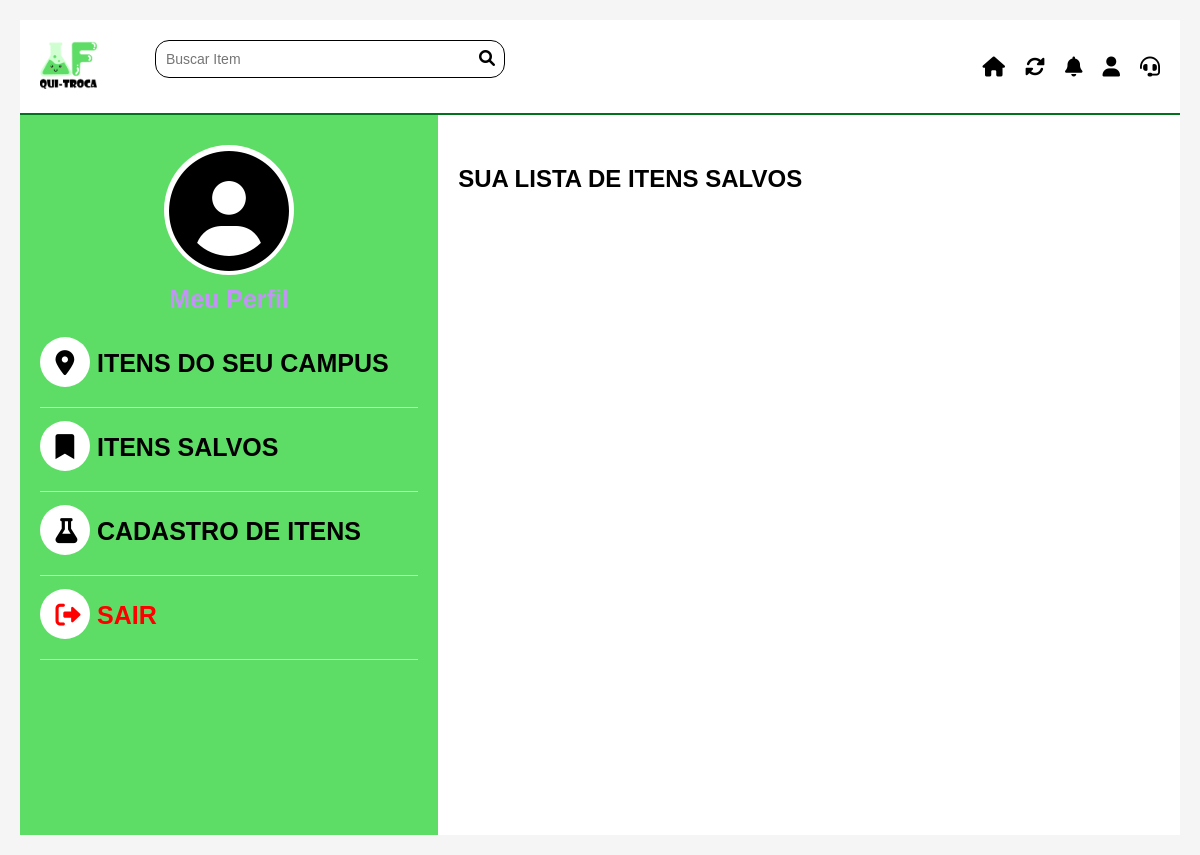
Page /pag_troca/salvos (signed in) on the earlier database version.
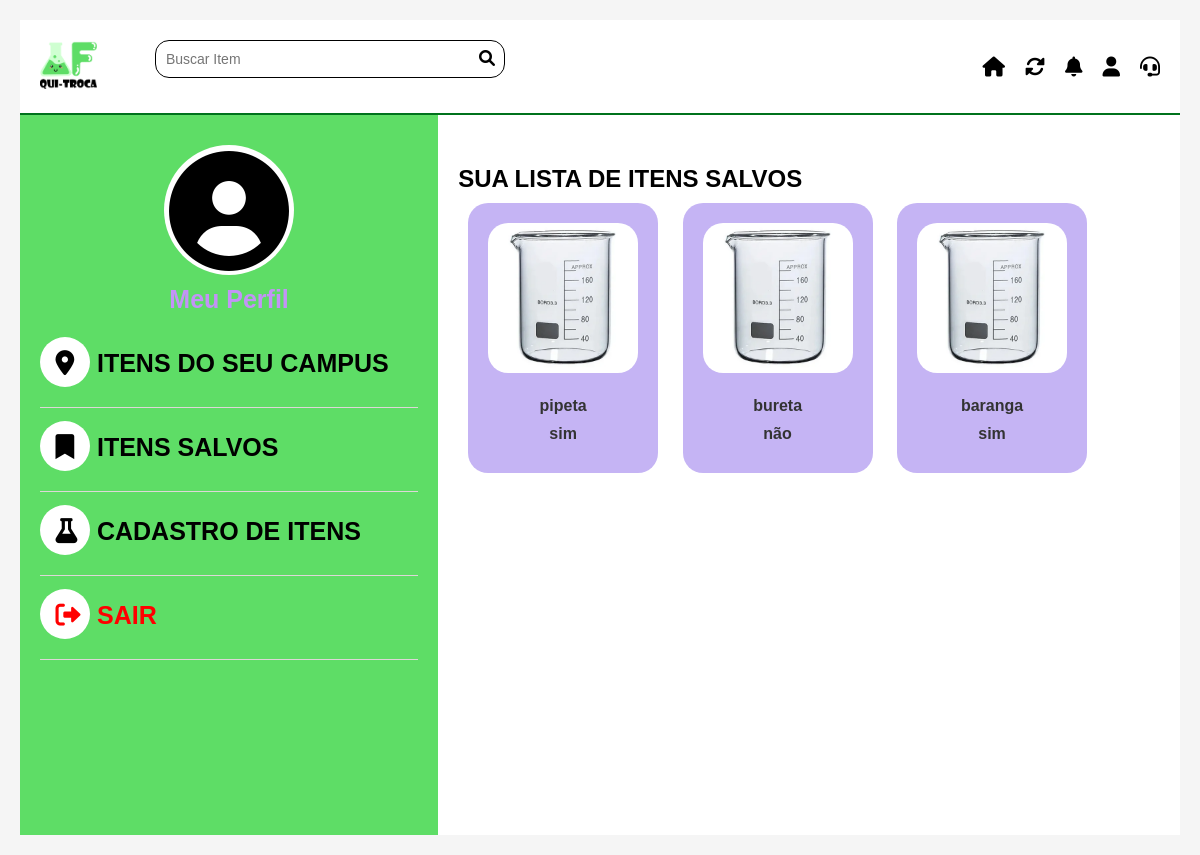
Same page on the later database version.
### inventario/models.py (models this page shows)
class Inventario(models.Model):
    nome=models.CharField(max_length=50,null=False)
    validade=models.DateField(null=True)
    quantidade=models.CharField(max_length=50,null=False)
    disponivel=models.CharField(max_length=50,null=False)
    descricao=models.TextField(null=False)
    marca=models.CharField(max_length=50,null=True)
    estado_de_uso=models.CharField(max_length=50,null=False)
    imagem=models.CharField(max_length=100,null=True)
    campus=models.ForeignKey(Campus, on_delete=models.CASCADE)

### inventario/views.py (the view)
# urls.py: path('pag_troca/<str:info>', pag_troca, name="pag_troca"),
def pag_troca(request, info):
    usuario = request.user
    inv = Usuario.objects.get(user_id=usuario.id)
    itens =Inventario.objects.all()
    return render(request, "pag_troca.html", {"usuario":usuario, "inv": inv, "itens":itens, "info":info})

### templates/pag_troca.html (shortened to what this page needs)
{% extends "_master.html" %}
{% load static %}
{% block main %}
  <div class="completo">
    <aside class="sidebar">
      <div class="profile-section">
        <div class="foto_perfil">
          <i class="fa-solid fa-circle-user"></i>
        </div>
        <a href="#" class="profile-link">Meu Perfil</a>
  </div>
      <nav class="menu">
        <ul>
          <li><a href="#"><i class="fa-solid fa-location-dot"></i> ITENS DO SEU CAMPUS</a></li>
          <li><a href="#"><i class="fa-solid fa-bookmark"></i> ITENS SALVOS</a>
          </li>
          <li><a href="{% url "save_item" %}"><i class="fa-solid fa-flask"></i> CADASTRO DE ITENS</a>
          </li>
          <li><a href="#" class="sair"><i class="fa-solid fa-right-from-bracket"></i> SAIR</a></li>
        </ul>
      </nav>
    </aside>
   <div class="content">
    {% if info == "salvos" %}
    <h2>SUA LISTA DE ITENS SALVOS </h2>
    {% elif  info == "andamento" %}
    <h2>SUA LISTA DE ITENS EM ANDAMENTO </h2>
    {% elif  info == "pendentes" %}
    <h2>SUA LISTA DE ITENS PENDENTES </h2>
    {% elif  info == "cancelados" %}
    <h2>SUA LISTA DE ITENS CANCELADOS </h2>
    {% endif %}
    {% for item in itens %}
    <div class="item">
        <a class="no-decoration" href="{% url "details" 3 %}">
            <img src="{% static "img/becker.webp" alt="Becker 250 ml" %}">
            <p>{{item.nome}}</p>
            <p>{{item.disponivel}}</p>
        </a>
    </div>
    {% endfor %}
   </div>
</div>
{% endblock  %}

### templates/_master.html (shortened to what this page needs)
{% load static %}
<!DOCTYPE html>
<html lang="en">
<head>
    <link rel="stylesheet" href="https://cdnjs.cloudflare.com/ajax/libs/font-awesome/6.0.0-beta3/css/all.min.css">
    <link rel="stylesheet" href="{% static "css/detalhes.css" %}">
    <link rel="stylesheet" href="{% static "css/perfil.css" %}">
    <link rel="stylesheet" href="{% static "css/visual.css" %}">
    <link rel="stylesheet" href="{% static 'css/categorias.css' %}">
    <link rel="stylesheet" href="{% static "css/save_item.css" %}">
    <link rel="stylesheet" href="{% static "css/pag_troca.css" %}">
</head>
<body>
        <header class= "container">
            <a href="{% url "inicial" %}">
                <img src="{% static "img/logo-quitroca.png" %}" alt="logo quitroca">
            </a>
            <div class="busca">
                <input type="text" placeholder="Buscar Item">
                <div class = "iconBusca">
                <div class='fa fa-search'></div>
                </div>
            </div>
            <div class="icons">
                <div>
                    <a href="{% url "inicial" %}" class="fa fa-home no-decoration"></a>
                    <a href="{% url "inicial" %}" class="fas fa-sync-alt no-decoration"></a>
                    <a href="{% url "inicial" %}" class="fa fa-bell no-decoration"></a>
                    <a href="{% url "perfil" %}" class="fa fa-user no-decoration"></a>
                    <a href="{% url "inicial" %}" class="fa fa-headset no-decoration"></a>
                </div>
            </div>
        </header>
        <main class="container">
            {% block main %}{% endblock main %}
        </main>
</body>
</html>

### static/css/detalhes.css (style rules this page uses)
body { margin: 0; padding: 0; font-family: Arial, sans-serif; background-color: #f2f2f2; }
.container { max-width: 1200px; margin: 0 auto; background-color: #ffffff; padding: 20px; }
.container img { height: 3em; }
header { display: flex; justify-content: space-between; align-items: center; background-color: #ffffff; padding: 10px 20px; border-bottom: #00721c; border-bottom-style: solid; border-bottom-width: 2px; }
header input[type="text"] { padding: 10px; border: 1px solid #ffffff; border-color: #000000; border-radius: 1em; width: 350px; }
.busca { position: relative; right: 200px; }
.iconBusca { position: absolute; top: 10px; right: 10px; }
.no-decoration { text-decoration: none; }
.icons div { display: flex; list-style-type: none; padding: 0; }
.icons div a { margin-left: 20px; font-size: 20px; display: inline-block; color: #000000; }
main { display: flex; margin-top: 20px; }

### static/css/perfil.css (style rules this page uses)
.completo * { margin: 0; padding: 0; box-sizing: border-box; }
.completo { width: 100%; margin: -20px; background-color: #ffffff; display: flex; }
.sidebar { width: 650px; background-color: #5EDD66; color: black; padding: 20px; }
.profile-section { text-align: center; margin-bottom: 30px; }
.foto_perfil { width: 130px; height: 130px; background-color: white; border-radius: 50%; margin: 10px auto; color: black; font-weight: bold; text-decoration: none; font-size: 120px; display: block; }
.profile-link { font-size: 25px; color: #c393f7; text-decoration: none; font-weight: bold; }
.menu ul { list-style: none; }
.menu li { margin: 20px 0; }
.menu a { color: black; font-weight: bold; text-decoration: none; font-size: 25px; display: block; margin-top: -1em; padding-top: 30px; padding-bottom: 20px; border-bottom: 1px solid rgb(221, 215, 215); }
.menu i { width: 50px; height: 50px; background-color: #fff; border-radius: 50%; padding-left: .62em; padding-top: 13px; padding-bottom: 20px; margin-top: -1em; }
.menu .sair { color: red; }
.content { padding-left: 20px; width: 100%; }

### static/css/visual.css (style rules this page uses)
* { margin: 10; padding: 10; box-sizing: border-box; }
body { font-family: Arial, sans-serif; background-color: #f5f5f5; padding: 20px; }
.item { background-color: #9779eb8e; padding: 20px; text-align: center; width: 200px; border-radius: 10px; transition: transform 0.3s ease, box-shadow 0.3s ease; }
.item img { width: 100%; height: auto; border-radius: 15px; margin-bottom: 10px; }
.item p { font-size: 1em; font-weight: bold; color: #333; margin-top: 10px; }
.no-decoration { text-decoration: none; color: inherit; }

### static/css/save_item.css (style rules this page uses)
input[type="text"], textarea, select, input[type="date"], input[type="file"] { width: 90%; padding: 10px; margin-bottom: 15px; border: 2px solid #BCA0E8; border-radius: 15px; font-size: 14px; box-sizing: border-box; }

### static/css/pag_troca.css (style rules this page uses)
.sidebar { width: 650px; background-color: #5EDD66; color: black; padding: 20px; min-height: 90vh; }
.profile-section { text-align: center; margin-bottom: 30px; }
.foto_perfil { width: 130px; height: 130px; background-color: white; border-radius: 50%; margin: 10px auto; color: black; font-weight: bold; text-decoration: none; font-size: 120px; display: block; }
.profile-link { font-size: 25px; color: #c393f7; text-decoration: none; font-weight: bold; }
.menu ul { list-style: none; }
.menu li { margin: 20px 0; }
.menu a { color: black; font-weight: bold; text-decoration: none; font-size: 25px; display: block; margin-top: -1em; padding-top: 30px; padding-bottom: 20px; border-bottom: 1px solid rgb(221, 215, 215); }
.menu i { width: 50px; height: 50px; background-color: #fff; border-radius: 50%; padding-left: .62em; padding-top: 13px; padding-bottom: 20px; margin-top: -1em; }
.menu .sair { color: red; }
.content { padding-left: 20px; width: 100%; }
.content, h2 { margin-top: 50px; }
.item { display: inline-block; background-color: #9779eb8e; padding: 20px; text-align: center; margin: 10px; width: 190px; height: 270px; top: 956px; left: 384px; gap: 0px; border-radius: 20px; opacity: 0px; }
.item img { width: 150px; height: auto; border-radius: 20px; margin-bottom: 10px; }
.item p { margin-bottom: 5px; }

Differences in the rows shown:
added Inventario: nome "pipeta", disponivel "sim"
added Inventario: nome "bureta", disponivel "não"
added Inventario: nome "baranga", disponivel "sim"
